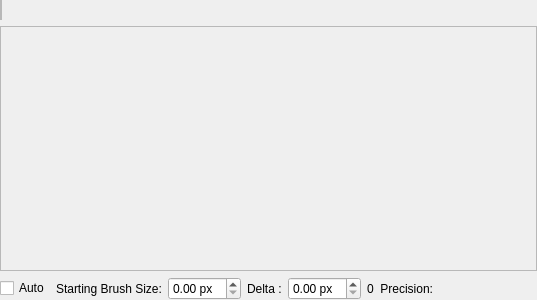
<?xml version="1.0" encoding="UTF-8"?>
<ui version="4.0">
 <class>WdgBrushChooser</class>
 <widget class="QWidget" name="WdgBrushChooser">
  <property name="geometry">
   <rect>
    <x>0</x>
    <y>0</y>
    <width>537</width>
    <height>300</height>
   </rect>
  </property>
  <layout class="QVBoxLayout" name="verticalLayout" stretch="0,1,0,0">
   <property name="leftMargin">
    <number>0</number>
   </property>
   <property name="topMargin">
    <number>0</number>
   </property>
   <property name="rightMargin">
    <number>0</number>
   </property>
   <property name="bottomMargin">
    <number>0</number>
   </property>
   <item>
    <layout class="QHBoxLayout" name="horizontalLayout">
     <item>
      <widget class="QFrame" name="frame">
       <property name="frameShape">
        <enum>QFrame::StyledPanel</enum>
       </property>
       <property name="frameShadow">
        <enum>QFrame::Plain</enum>
       </property>
       <layout class="QHBoxLayout" name="brushChooserButtonLayout">
        <property name="spacing">
         <number>0</number>
        </property>
        <property name="leftMargin">
         <number>0</number>
        </property>
        <property name="topMargin">
         <number>0</number>
        </property>
        <property name="rightMargin">
         <number>0</number>
        </property>
        <property name="bottomMargin">
         <number>0</number>
        </property>
       </layout>
      </widget>
     </item>
     <item>
      <spacer name="horizontalSpacer">
       <property name="orientation">
        <enum>Qt::Horizontal</enum>
       </property>
       <property name="sizeHint" stdset="0">
        <size>
         <width>40</width>
         <height>20</height>
        </size>
       </property>
      </spacer>
     </item>
    </layout>
   </item>
   <item>
    <widget class="QFrame" name="settingsFrame">
     <property name="frameShape">
      <enum>QFrame::StyledPanel</enum>
     </property>
     <property name="frameShadow">
      <enum>QFrame::Raised</enum>
     </property>
    </widget>
   </item>
   <item>
    <layout class="QHBoxLayout" name="horizontalLayout_2"/>
   </item>
   <item>
    <layout class="QHBoxLayout" name="horizontalLayout_3">
     <item>
      <widget class="QCheckBox" name="autoPrecisionCheckBox">
       <property name="text">
        <string>Auto</string>
       </property>
      </widget>
     </item>
     <item>
      <widget class="QLabel" name="label">
       <property name="toolTip">
        <string>Use to set the size from which the Automatic Precision Setting should begin. The Precision will remain 5 before this value.</string>
       </property>
       <property name="text">
        <string>Starting Brush Size:</string>
       </property>
      </widget>
     </item>
     <item>
      <widget class="KisDoubleParseSpinBox" name="sizeToStartFromSpinBox">
       <property name="suffix">
        <string> px</string>
       </property>
      </widget>
     </item>
     <item>
      <widget class="QLabel" name="label_2">
       <property name="sizePolicy">
        <sizepolicy hsizetype="Fixed" vsizetype="Preferred">
         <horstretch>0</horstretch>
         <verstretch>0</verstretch>
        </sizepolicy>
       </property>
       <property name="toolTip">
        <string>This determines every interval after which the precision should change. For example: if the delta value is set to be 15.00, after every 15 pts change in the size of brush, the precision will change.</string>
       </property>
       <property name="text">
        <string>Delta :</string>
       </property>
      </widget>
     </item>
     <item>
      <widget class="KisDoubleParseSpinBox" name="deltaValueSpinBox">
       <property name="suffix">
        <string> px</string>
       </property>
      </widget>
     </item>
     <item>
      <widget class="QLabel" name="lblPrecisionValue">
       <property name="text">
        <string>0</string>
       </property>
      </widget>
     </item>
     <item>
      <widget class="QLabel" name="lblPrecision">
       <property name="sizePolicy">
        <sizepolicy hsizetype="Preferred" vsizetype="Preferred">
         <horstretch>0</horstretch>
         <verstretch>0</verstretch>
        </sizepolicy>
       </property>
       <property name="text">
        <string>Precision:</string>
       </property>
       <property name="alignment">
        <set>Qt::AlignRight|Qt::AlignTrailing|Qt::AlignVCenter</set>
       </property>
      </widget>
     </item>
     <item>
      <widget class="KisSliderSpinBox" name="sliderPrecision" native="true">
       <property name="sizePolicy">
        <sizepolicy hsizetype="Expanding" vsizetype="Preferred">
         <horstretch>0</horstretch>
         <verstretch>0</verstretch>
        </sizepolicy>
       </property>
      </widget>
     </item>
    </layout>
   </item>
  </layout>
 </widget>
 <customwidgets>
  <customwidget>
   <class>KisDoubleParseSpinBox</class>
   <extends>QDoubleSpinBox</extends>
   <header>kis_double_parse_spin_box.h</header>
  </customwidget>
  <customwidget>
   <class>KisSliderSpinBox</class>
   <extends>QWidget</extends>
   <header>kis_slider_spin_box.h</header>
   <container>1</container>
  </customwidget>
 </customwidgets>
 <resources/>
 <connections/>
</ui>
